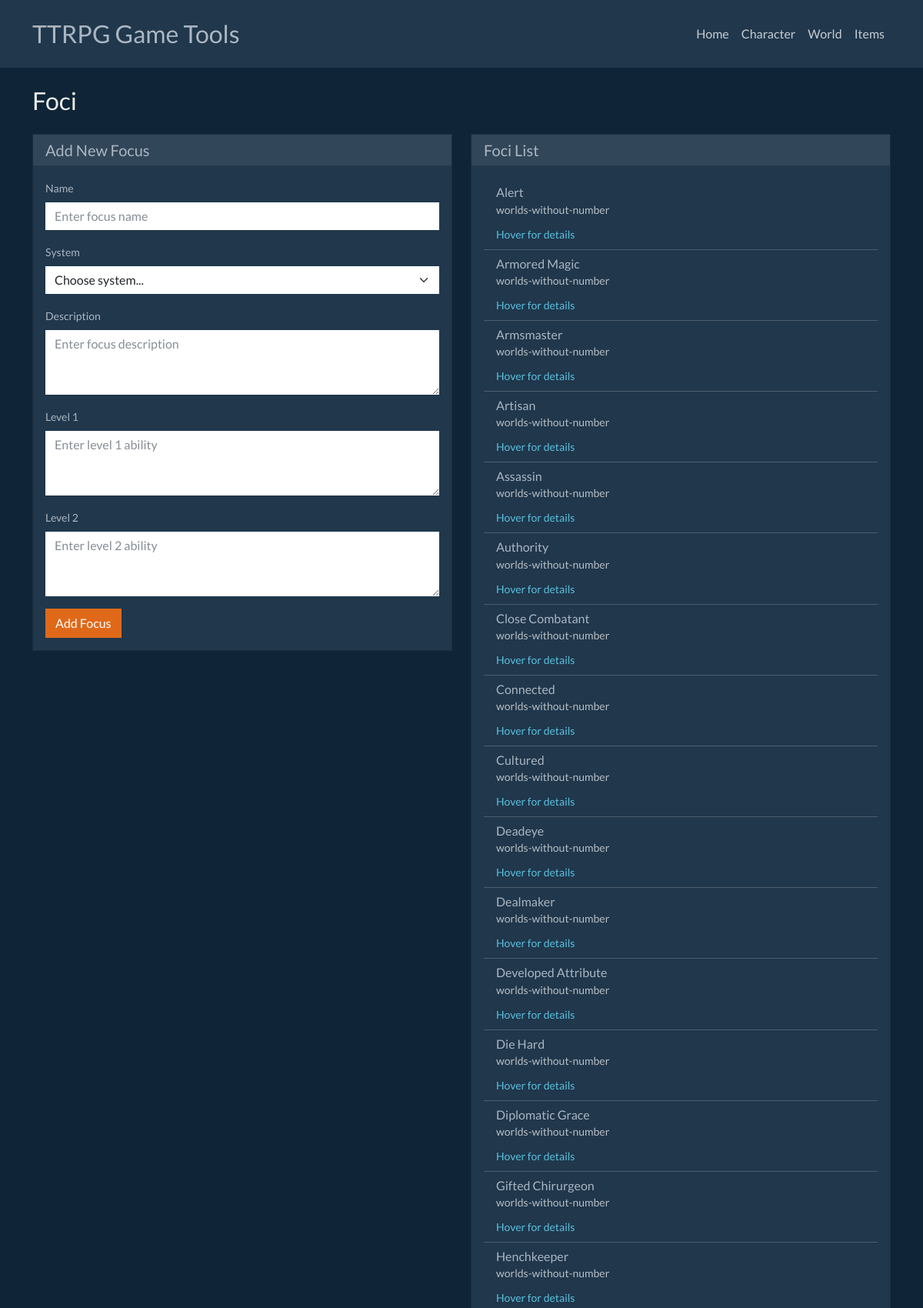
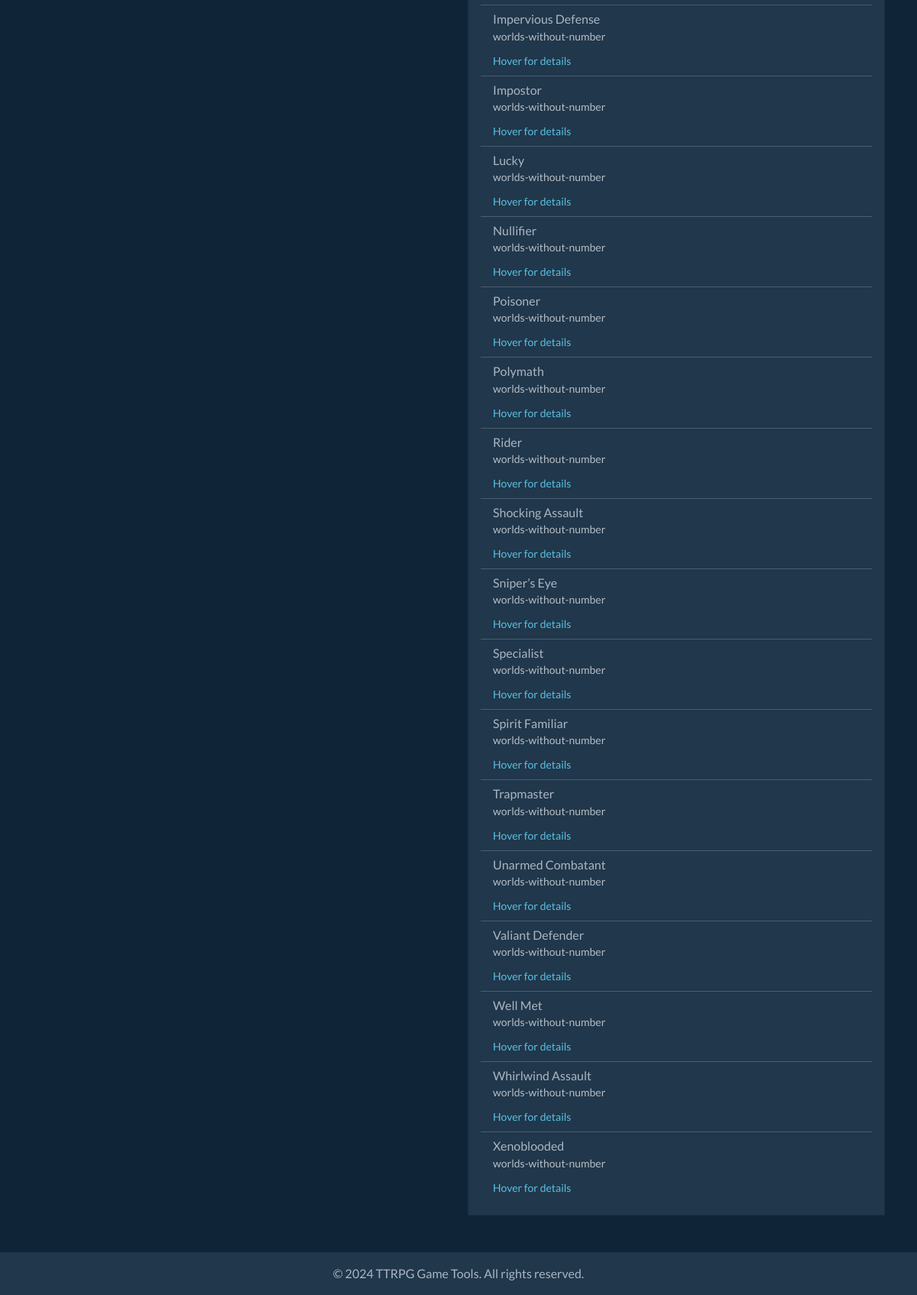
The app's page /foci with its own data (2 pictures, top to bottom).
### tables this page shows
CREATE TABLE foci (
            id TEXT PRIMARY KEY,
            system TEXT NOT NULL,
            name TEXT NOT NULL,
            description TEXT NOT NULL,
            level_1 TEXT NOT NULL,
            level_2 TEXT NOT NULL,
            created_at TIMESTAMP DEFAULT CURRENT_TIMESTAMP
        );

### main.py (the view)
@app.get("/foci")
async def foci_page(request: Request):
    foci_list = get_all_foci()
    return templates.TemplateResponse("foci.html", {"request": request, "foci": foci_list})

### templates/foci.html (shortened to what this page needs)
{% extends "base.html" %}
{% block content %}
<div class="row">
    <div class="col-12">
        <h2 class="mb-4">Foci</h2>
    </div>
</div>
<div class="row">
    <div class="col-md-6">
        <div class="card bg-dark text-light">
            <div class="card-header">
                <h5 class="card-title mb-0">Add New Focus</h5>
            </div>
            <div class="card-body">
                <form method="POST" action="/foci">
                    <div class="mb-3">
                        <label for="focusName" class="form-label">Name</label>
                        <input type="text" class="form-control" id="focusName" name="focus_name" placeholder="Enter focus name" required>
                    </div>
                    <div class="mb-3">
                        <label for="system" class="form-label">System</label>
                        <select class="form-select" id="system" name="system" required>
                            <option value="">Choose system...</option>
                        </select>
                    </div>
                    <div class="mb-3">
                        <label for="focusDescription" class="form-label">Description</label>
                        <textarea class="form-control" id="focusDescription" name="focus_description" rows="3" placeholder="Enter focus description" required></textarea>
                    </div>
                    <div class="mb-3">
                        <label for="level1" class="form-label">Level 1</label>
                        <textarea class="form-control" id="level1" name="level_1" rows="3" placeholder="Enter level 1 ability" required></textarea>
                    </div>
                    <div class="mb-3">
                        <label for="level2" class="form-label">Level 2</label>
                        <textarea class="form-control" id="level2" name="level_2" rows="3" placeholder="Enter level 2 ability" required></textarea>
                    </div>
                    <button type="submit" class="btn btn-primary">Add Focus</button>
                </form>
            </div>
        </div>
    </div>
    <div class="col-md-6">
        <div class="card bg-dark text-light">
            <div class="card-header">
                <h5 class="card-title mb-0">Foci List</h5>
            </div>
            <div class="card-body">
                {% if foci %}
                    <div class="list-group list-group-flush">
                        {% for focus in foci %}
                        <div class="list-group-item bg-dark text-light border-secondary">
                            <div class="d-flex justify-content-between align-items-center">
                                <div class="flex-grow-1">
                                    <h6 class="mb-0">{{ focus.name }}</h6>
                                    <small class="text-muted">{{ focus.system }}</small>
                                </div>
                            </div>
                            <div class="mt-2" data-bs-toggle="tooltip" data-bs-placement="top"
                                 title="Description: {{ focus.description }}&#10;Level 1: {{ focus.level_1 }}&#10;Level 2: {{ focus.level_2 }}">
                                <small class="text-info">Hover for details</small>
                            </div>
                        </div>
                        {% endfor %}
                    </div>
                {% else %}
                    <p class="text-muted">No foci added yet.</p>
                {% endif %}
            </div>
        </div>
    </div>
</div>
{% endblock %}

### records on screen
foci: name "Alert", system "worlds-without-number"
foci: name "Armored Magic", system "worlds-without-number"
foci: name "Armsmaster", system "worlds-without-number"
foci: name "Artisan", system "worlds-without-number"
foci: name "Assassin", system "worlds-without-number"
foci: name "Authority", system "worlds-without-number"
foci: name "Close Combatant", system "worlds-without-number"
foci: name "Connected", system "worlds-without-number"
foci: name "Cultured", system "worlds-without-number"
foci: name "Deadeye", system "worlds-without-number"
foci: name "Dealmaker", system "worlds-without-number"
foci: name "Developed Attribute", system "worlds-without-number"
foci: name "Die Hard", system "worlds-without-number"
foci: name "Diplomatic Grace", system "worlds-without-number"
foci: name "Gifted Chirurgeon", system "worlds-without-number"
foci: name "Henchkeeper", system "worlds-without-number"
foci: name "Impervious Defense", system "worlds-without-number"
foci: name "Impostor", system "worlds-without-number"
foci: name "Lucky", system "worlds-without-number"
foci: name "Nullifier", system "worlds-without-number"
foci: name "Poisoner", system "worlds-without-number"
foci: name "Polymath", system "worlds-without-number"
foci: name "Rider", system "worlds-without-number"
foci: name "Shocking Assault", system "worlds-without-number"
foci: name "Sniper’s Eye", system "worlds-without-number"
foci: name "Specialist", system "worlds-without-number"
foci: name "Spirit Familiar", system "worlds-without-number"
foci: name "Trapmaster", system "worlds-without-number"
foci: name "Unarmed Combatant", system "worlds-without-number"
foci: name "Valiant Defender", system "worlds-without-number"
foci: name "Well Met", system "worlds-without-number"
foci: name "Whirlwind Assault", system "worlds-without-number"
foci: name "Xenoblooded", system "worlds-without-number"
